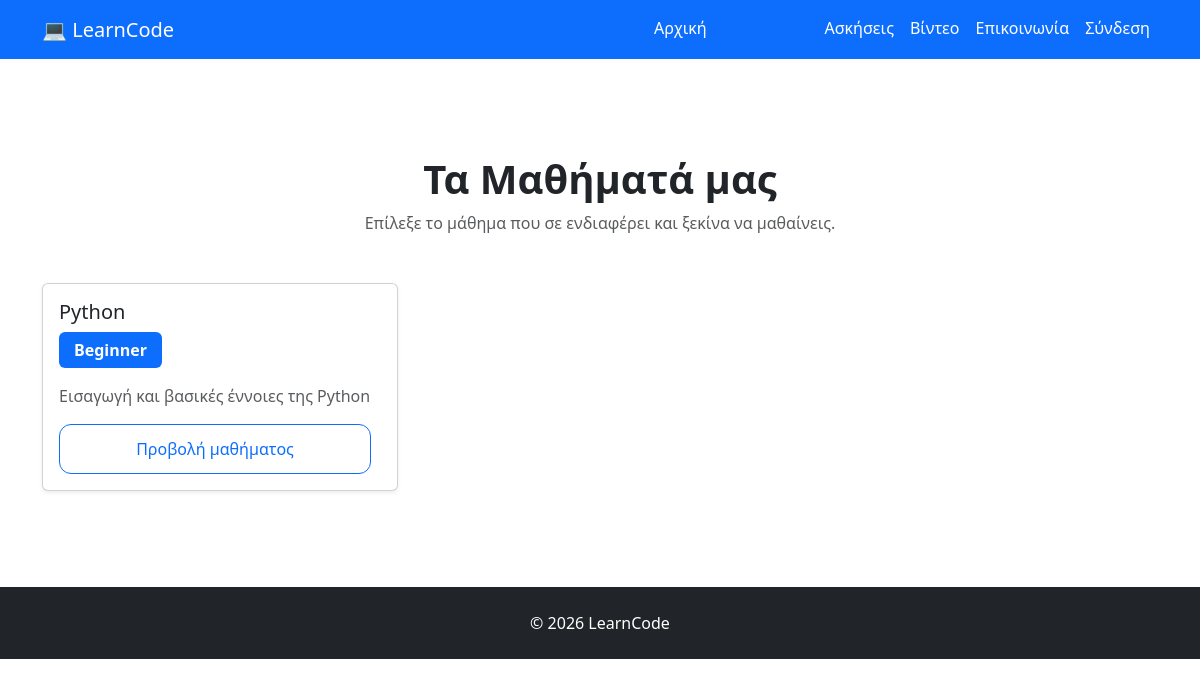
Page /courses/ on the earlier database version.
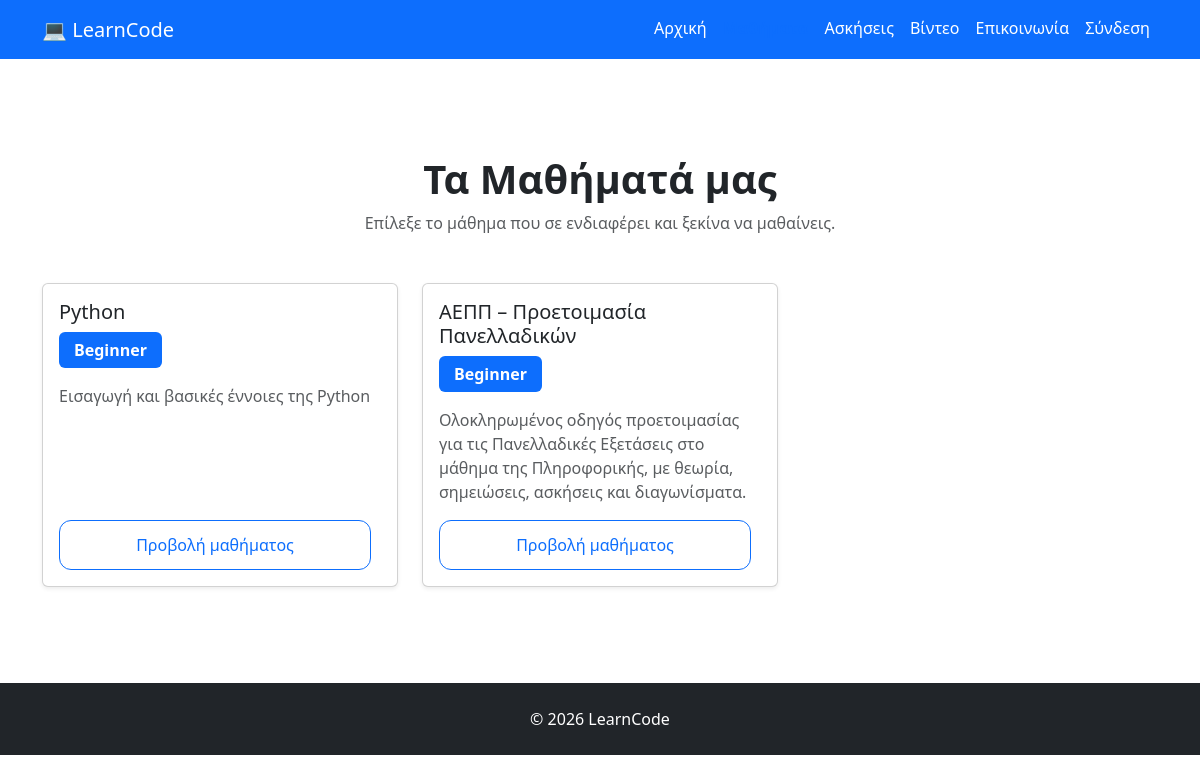
Same page on the later database version.
### courses/models.py (models this page shows, shortened)
class Course(models.Model):
    LEVEL_CHOICES = [
        ("beginner", "Beginner"),
        ("intermediate", "Intermediate"),
        ("advanced", "Advanced"),
    ]
    title = models.CharField(max_length=200)
    slug = models.SlugField(unique=True, blank=True)
    description = models.TextField()
    level = models.CharField(
        max_length=20,
        choices=LEVEL_CHOICES,
        default="beginner",
    )
    order = models.PositiveIntegerField(default=1)
    published = models.BooleanField(default=False)
    created_at = models.DateTimeField(auto_now_add=True)
    class Meta:
        ordering = ["order"]

### courses/views.py (the view)
# urls.py: path("",views.course_list,name="course_list",),
def course_list(request):
    courses = Course.objects.filter(published=True)
    context = {
        "courses": courses,
    }
    return render(
        request,
        "courses/course_list.html",
        context,
    )

### courses/templates/courses/course_list.html (shortened to what this page needs)
{% extends "base.html" %}
{% block content %}
<section class="py-5">
    <div class="text-center mb-5">
        <h1 class="fw-bold">Τα Μαθήματά μας</h1>
        <p class="text-muted">
            Επίλεξε το μάθημα που σε ενδιαφέρει και ξεκίνα να μαθαίνεις.
        </p>
    </div>
    {% if courses %}
        <div class="row g-4">
            {% for course in courses %}
                <div class="col-md-6 col-lg-4">
                    <div class="card h-100 shadow-sm">
                        <div class="card-body d-flex flex-column">
                            <h3 class="card-title h5">
                                {{ course.title }}
                            </h3>
                            <span class="badge bg-primary align-self-start mb-3">
                                {{ course.get_level_display }}
                            </span>
                            <p class="card-text text-muted">
                                {{ course.description|truncatewords:20 }}
                            </p>
                            <a
                                href="{% url 'course_detail' course.slug %}"
                                class="btn btn-outline-primary mt-auto"
                            >
                                Προβολή μαθήματος
                            </a>
                        </div>
                    </div>
                </div>
            {% endfor %}
        </div>
    {% else %}
        <div class="alert alert-info text-center">
            Δεν υπάρχουν ακόμη διαθέσιμα μαθήματα.
        </div>
    {% endif %}
</section>
{% endblock %}

Differences in the rows shown:
added Course: title "ΑΕΠΠ – Προετοιμασία Πανελλαδικών", level "Beginner", description "Ολοκληρωμένος οδηγός προετοιμασίας για τις Πανελλαδικές Εξετάσεις στο μάθημα της Πληροφορικής, με θεωρία, σημειώσεις, ασκήσεις και διαγωνίσματα."
